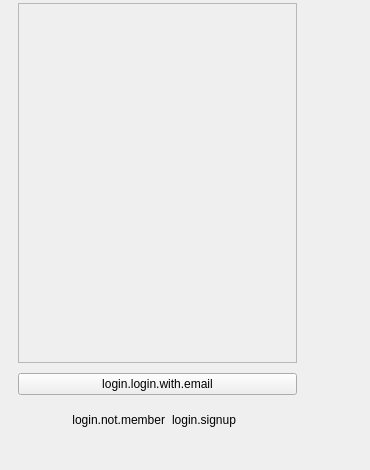
<?xml version="1.0" encoding="UTF-8"?>
<ui version="4.0">
 <class>PLSSelectLoginPlatformView</class>
 <widget class="QWidget" name="SelectLoginPlatformView">
  <property name="geometry">
   <rect>
    <x>0</x>
    <y>0</y>
    <width>370</width>
    <height>470</height>
   </rect>
  </property>
  <property name="minimumSize">
   <size>
    <width>370</width>
    <height>470</height>
   </size>
  </property>
  <property name="windowTitle">
   <string>Form</string>
  </property>
  <layout class="QVBoxLayout" name="verticalLayout_3" stretch="0">
   <property name="spacing">
    <number>0</number>
   </property>
   <property name="leftMargin">
    <number>0</number>
   </property>
   <property name="topMargin">
    <number>0</number>
   </property>
   <property name="rightMargin">
    <number>0</number>
   </property>
   <property name="bottomMargin">
    <number>0</number>
   </property>
   <item>
    <layout class="QHBoxLayout" name="horizontalLayout_5">
     <property name="spacing">
      <number>0</number>
     </property>
     <item>
      <spacer name="horizontalSpacer_7">
       <property name="orientation">
        <enum>Qt::Horizontal</enum>
       </property>
       <property name="sizeHint" stdset="0">
        <size>
         <width>40</width>
         <height>20</height>
        </size>
       </property>
      </spacer>
     </item>
     <item>
      <layout class="QVBoxLayout" name="verticalLayout_2">
       <property name="spacing">
        <number>10</number>
       </property>
       <property name="topMargin">
        <number>3</number>
       </property>
       <property name="rightMargin">
        <number>50</number>
       </property>
       <property name="bottomMargin">
        <number>40</number>
       </property>
       <item>
        <widget class="QScrollArea" name="scrollArea">
         <property name="sizePolicy">
          <sizepolicy hsizetype="Expanding" vsizetype="Expanding">
           <horstretch>0</horstretch>
           <verstretch>0</verstretch>
          </sizepolicy>
         </property>
         <property name="verticalScrollBarPolicy">
          <enum>Qt::ScrollBarAlwaysOff</enum>
         </property>
         <property name="horizontalScrollBarPolicy">
          <enum>Qt::ScrollBarAlwaysOff</enum>
         </property>
         <property name="widgetResizable">
          <bool>true</bool>
         </property>
         <widget class="QWidget" name="scrollAreaWidgetContents">
          <property name="geometry">
           <rect>
            <x>0</x>
            <y>0</y>
            <width>286</width>
            <height>357</height>
           </rect>
          </property>
          <layout class="QVBoxLayout" name="snsLoginButtonLayout">
           <property name="spacing">
            <number>10</number>
           </property>
           <property name="leftMargin">
            <number>0</number>
           </property>
           <property name="topMargin">
            <number>0</number>
           </property>
           <property name="rightMargin">
            <number>0</number>
           </property>
           <property name="bottomMargin">
            <number>0</number>
           </property>
          </layout>
         </widget>
        </widget>
       </item>
       <item>
        <widget class="QPushButton" name="defaultLoginWithEmailBtn">
         <property name="sizePolicy">
          <sizepolicy hsizetype="Preferred" vsizetype="Preferred">
           <horstretch>0</horstretch>
           <verstretch>0</verstretch>
          </sizepolicy>
         </property>
         <property name="text">
          <string>login.login.with.email</string>
         </property>
        </widget>
       </item>
       <item>
        <layout class="QHBoxLayout" name="horizontalLayout_6">
         <property name="spacing">
          <number>0</number>
         </property>
         <property name="topMargin">
          <number>4</number>
         </property>
         <item>
          <spacer name="horizontalSpacer_8">
           <property name="orientation">
            <enum>Qt::Horizontal</enum>
           </property>
           <property name="sizeHint" stdset="0">
            <size>
             <width>63</width>
             <height>14</height>
            </size>
           </property>
          </spacer>
         </item>
         <item>
          <widget class="QLabel" name="defaultNotAMemberLabel">
           <property name="sizePolicy">
            <sizepolicy hsizetype="Preferred" vsizetype="Preferred">
             <horstretch>0</horstretch>
             <verstretch>0</verstretch>
            </sizepolicy>
           </property>
           <property name="minimumSize">
            <size>
             <width>95</width>
             <height>14</height>
            </size>
           </property>
           <property name="text">
            <string>login.not.member</string>
           </property>
           <property name="alignment">
            <set>Qt::AlignRight|Qt::AlignTrailing|Qt::AlignVCenter</set>
           </property>
          </widget>
         </item>
         <item>
          <widget class="QToolButton" name="defaultSignupBtn">
           <property name="sizePolicy">
            <sizepolicy hsizetype="Preferred" vsizetype="Preferred">
             <horstretch>0</horstretch>
             <verstretch>0</verstretch>
            </sizepolicy>
           </property>
           <property name="text">
            <string>login.signup</string>
           </property>
           <property name="toolButtonStyle">
            <enum>Qt::ToolButtonTextOnly</enum>
           </property>
           <property name="autoRaise">
            <bool>true</bool>
           </property>
          </widget>
         </item>
         <item>
          <spacer name="horizontalSpacer_9">
           <property name="orientation">
            <enum>Qt::Horizontal</enum>
           </property>
           <property name="sizeHint" stdset="0">
            <size>
             <width>65</width>
             <height>14</height>
            </size>
           </property>
          </spacer>
         </item>
        </layout>
       </item>
      </layout>
     </item>
     <item>
      <spacer name="horizontalSpacer_10">
       <property name="orientation">
        <enum>Qt::Horizontal</enum>
       </property>
       <property name="sizeHint" stdset="0">
        <size>
         <width>45</width>
         <height>20</height>
        </size>
       </property>
      </spacer>
     </item>
    </layout>
   </item>
  </layout>
 </widget>
 <resources/>
 <connections/>
</ui>
